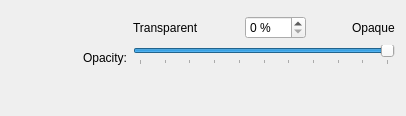
        <widget class="QWidget" name="accentWithContrastOpacityPageActive">
         <layout class="QHBoxLayout" name="horizontalLayout_30">
          <item>
           <spacer name="horizontalSpacer_10">
            <property name="orientation">
             <enum>Qt::Horizontal</enum>
            </property>
            <property name="sizeType">
             <enum>QSizePolicy::Fixed</enum>
            </property>
            <property name="sizeHint" stdset="0">
             <size>
              <width>72</width>
              <height>20</height>
             </size>
            </property>
           </spacer>
          </item>
          <item>
           <widget class="QLabel" name="label_11">
            <property name="text">
             <string>Opacity:</string>
            </property>
            <property name="alignment">
             <set>Qt::AlignRight|Qt::AlignTrailing|Qt::AlignVCenter</set>
            </property>
            <property name="buddy">
             <cstring>windowOutlineAccentWithContrastOpacityActive</cstring>
            </property>
           </widget>
          </item>
          <item>
           <layout class="QVBoxLayout" name="verticalLayout_33">
            <item>
             <spacer name="verticalSpacer_10">
              <property name="orientation">
               <enum>Qt::Vertical</enum>
              </property>
              <property name="sizeType">
               <enum>QSizePolicy::Fixed</enum>
              </property>
              <property name="sizeHint" stdset="0">
               <size>
                <width>20</width>
                <height>5</height>
               </size>
              </property>
             </spacer>
            </item>
            <item>
             <layout class="QHBoxLayout" name="horizontalLayout_20">
              <item>
               <widget class="QLabel" name="_menuOpacityTransparentLabel_33">
                <property name="text">
                 <string>Transparent</string>
                </property>
               </widget>
              </item>
              <item>
               <spacer name="horizontalSpacer_41">
                <property name="orientation">
                 <enum>Qt::Horizontal</enum>
                </property>
                <property name="sizeHint" stdset="0">
                 <size>
                  <width>40</width>
                  <height>20</height>
                 </size>
                </property>
               </spacer>
              </item>
              <item>
               <widget class="QSpinBox" name="windowOutlineAccentWithContrastOpacityActive">
                <property name="suffix">
                 <string> %</string>
                </property>
                <property name="maximum">
                 <number>100</number>
                </property>
                <property name="value">
                 <number>0</number>
                </property>
               </widget>
              </item>
              <item>
               <spacer name="horizontalSpacer_42">
                <property name="orientation">
                 <enum>Qt::Horizontal</enum>
                </property>
                <property name="sizeHint" stdset="0">
                 <size>
                  <width>40</width>
                  <height>20</height>
                 </size>
                </property>
               </spacer>
              </item>
              <item>
               <widget class="QLabel" name="_menuOpacityTransparentLabel_34">
                <property name="text">
                 <string>Opaque</string>
                </property>
               </widget>
              </item>
             </layout>
            </item>
            <item>
             <widget class="QSlider" name="windowOutlineAccentWithContrastOpacityActive_2">
              <property name="minimum">
               <number>0</number>
              </property>
              <property name="maximum">
               <number>100</number>
              </property>
              <property name="singleStep">
               <number>1</number>
              </property>
              <property name="pageStep">
               <number>10</number>
              </property>
              <property name="value">
               <number>100</number>
              </property>
              <property name="orientation">
               <enum>Qt::Horizontal</enum>
              </property>
              <property name="invertedAppearance">
               <bool>false</bool>
              </property>
              <property name="invertedControls">
               <bool>false</bool>
              </property>
              <property name="tickPosition">
               <enum>QSlider::TicksBelow</enum>
              </property>
              <property name="tickInterval">
               <number>10</number>
              </property>
             </widget>
            </item>
            <item>
             <spacer name="verticalSpacer_25">
              <property name="orientation">
               <enum>Qt::Vertical</enum>
              </property>
              <property name="sizeType">
               <enum>QSizePolicy::Maximum</enum>
              </property>
              <property name="sizeHint" stdset="0">
               <size>
                <width>20</width>
                <height>40</height>
               </size>
              </property>
             </spacer>
            </item>
           </layout>
          </item>
         </layout>
        </widget>
